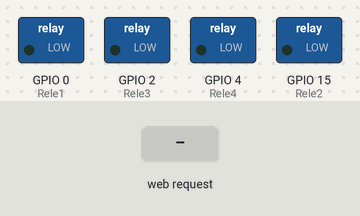
Recording of a sketch running on a simulated ESP32. Parts: switched loads named in the sketch (green lamp = pin HIGH). The inputs (shaded band) are chosen by the test bench. What the sketch prints to the serial monitor is not drawn.

Above: at 1.2 s.
1.3 s: HTTP request GET /T1 received
At 2.3 s:
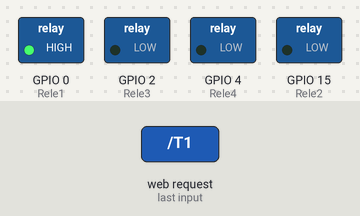
2.8 s: HTTP request GET /T2 received
At 3.4 s:
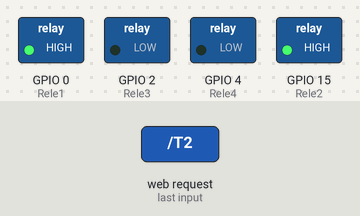
4.3 s: HTTP request GET /T3 received
At 5.5 s:
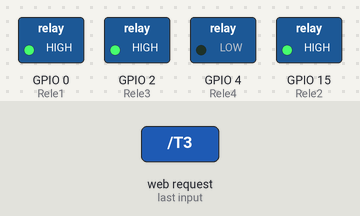
5.8 s: HTTP request GET /T4 received
At 6.9 s:
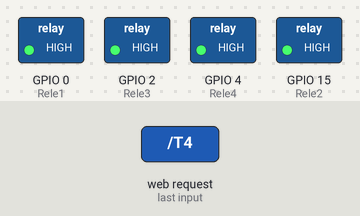
7.3 s: HTTP request GET /T1 received
At 8.0 s:
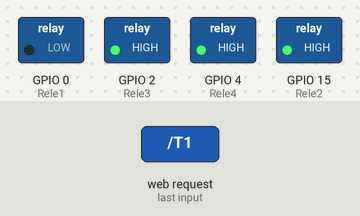
8.8 s: HTTP request GET /T2 received
At 9.2 s:
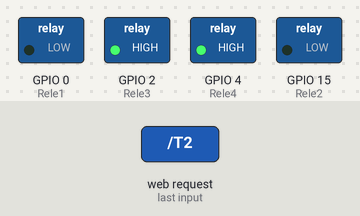
Timing chart, 0 to 11.3 s (numbered marks = the images above; inputs shaded):
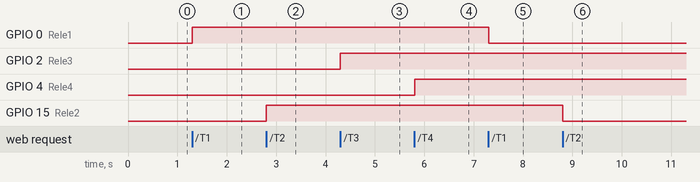

Measured:
- after the input at 1.3 s, GPIO 0 (Rele1): LOW → HIGH at once
- after the input at 2.8 s, GPIO 15 (Rele2): LOW → HIGH at once
- after the input at 4.3 s, GPIO 2 (Rele3): LOW → HIGH at once
- after the input at 5.8 s, GPIO 4 (Rele4): LOW → HIGH at once
- after the input at 7.3 s, GPIO 0 (Rele1): HIGH → LOW at once
- after the input at 8.8 s, GPIO 15 (Rele2): HIGH → LOW at once

The sketch:

ControleTomadasUsina.ino
```cpp
#include <WiFi.h>
#include <WiFiClient.h>
#include <WiFiAP.h>

#define Rele1 0
#define Rele2 15
#define Rele3 2
#define Rele4 4

bool Estado_Do_Rele1 = LOW;
bool Estado_Do_Rele2 = LOW;
bool Estado_Do_Rele3 = LOW;
bool Estado_Do_Rele4 = LOW;

// substitua os dados entre parênteses com o nome da Rede e a senha desejados
const char *ssid = "FallsBebidas";
const char *password = "87028302";

WiFiServer server(80);

void setup() {
pinMode(Rele1, OUTPUT);
pinMode(Rele2, OUTPUT);
pinMode(Rele3, OUTPUT);
pinMode(Rele4, OUTPUT);

Serial.begin(115200);
Serial.println();
Serial.println("configurando...");


// Você pode remover o parâmetro de senha se quiser que
// a rede gerada seja aberta.
WiFi.softAP(ssid, password);
IPAddress myIP = WiFi.softAPIP();
Serial.print("O Endereço IP Da Rede : ");
Serial.println(myIP);

//inicia o webserver
server.begin();

Serial.println("Servidor Iniciado!!");
}

void loop() {

WiFiClient client = server.available(); // verifica e armazena se tem clientes conectados na rede

if (client) { // se você conseguir um cliente,
Serial.println("Novo Cliente."); // imprime uma mensagem pela porta serial
String currentLine = ""; // faz uma String para manter os dados recebidos do cliente
while (client.connected()) { // loop enquanto o cliente está conectado
if (client.available()) { // se houver bytes para ler do cliente,
char c = client.read(); // leia um byte e depois
Serial.write(c); // imprima o monitor serial
if (c == '\n') { // se o byte for um caractere de nova linha


/* se a linha atual estiver em branco, você terá dois caracteres de nova linha em uma linha.
esse é o fim da solicitação HTTP do cliente, então envie uma resposta: */
if (currentLine.length() == 0) {
/* Os cabeçalhos HTTP sempre começam com um código de resposta (por exemplo, HTTP / 1.1 200 OK)
e um tipo de conteúdo para que o cliente saiba o que está por vir e, em seguida, uma linha em branco: */
client.println("HTTP/1.1 200 OK");
client.println("Content-type:text/html");
client.println();


// configuração de estilo do site
client.print("<style type=\"text/css\"> a{margin: 50px 50px; background: #000000; color: #ffffff; text-decoration: none; padding: 1% 20% 1%; border-radius: 10px; font-size: 8.0em;}</style>");
// o conteúdo do cabeçalho HTTP
client.print("<a href=\"/T1\">Rele 1. </a> </br></br></br>");
client.print("<a href=\"/T2\">Rele 2. </a> </br></br></br>");
client.print("<a href=\"/T3\">Rele 3. </a> </br></br></br>");
client.print("<a href=\"/T4\">Rele 4. </a> </br></br></br>");

// A resposta HTTP termina com outra linha em branco:
client.println();
// sair do loop while:
break;
} else { // se você tiver uma nova linha, então limpe a linha atual:
currentLine = "";
}
} else if (c != '\r') { // se você tiver qualquer outra coisa além de um caractere de retorno de linha,
currentLine += c; // adicioná-lo ao final da linha atual
}

// Verifica se o pedido do cliente foi para atualizar algum dos reles (GET /T)

if (currentLine.endsWith("GET /T1")) {

if (Estado_Do_Rele1 == LOW) {
digitalWrite(Rele1, HIGH);
Estado_Do_Rele1 = HIGH;
} else {
digitalWrite(Rele1, LOW);
Estado_Do_Rele1 = LOW;
}
}
if (currentLine.endsWith("GET /T2")) {

if (Estado_Do_Rele2 == LOW) {
digitalWrite(Rele2, HIGH);
Estado_Do_Rele2 = HIGH;
} else {
digitalWrite(Rele2, LOW);
Estado_Do_Rele2 = LOW;
}
}
if (currentLine.endsWith("GET /T3")) {

if (Estado_Do_Rele3 == LOW) {
digitalWrite(Rele3, HIGH);
Estado_Do_Rele3 = HIGH;
} else {
digitalWrite(Rele3, LOW);
Estado_Do_Rele3 = LOW;
}
}
if (currentLine.endsWith("GET /T4")) {

if (Estado_Do_Rele4 == LOW) {
digitalWrite(Rele4, HIGH);
Estado_Do_Rele4 = HIGH;
} else {
digitalWrite(Rele4, LOW);
Estado_Do_Rele4 = LOW;
}
}
}
}
}
// termina a conexão com o cliente
client.stop();
Serial.println("Cliente desconectado.");
}
```
